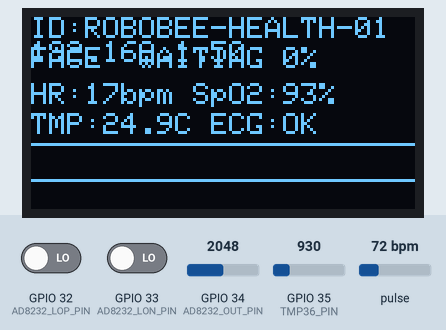
Recording of a sketch running on a simulated ESP32. Shown: 128×64 one-colour display. The test bench sets the inputs (shaded band); at power-on: GPIO 32 (AD8232_LOP_PIN) LOW, pulse 72 bpm, GPIO 35 (TMP36_PIN) = 930, GPIO 33 (AD8232_LON_PIN) LOW, GPIO 34 (AD8232_OUT_PIN) = 2048 (analog values on the 0–4095 scale). WiFi joins after 1.5 s; servers stay silent unless stated; what the sketch prints to the serial monitor is not drawn.

Above: at 4.3 s.
4.4 s: GPIO 32 (AD8232_LOP_PIN) driven HIGH
At 5.6 s:
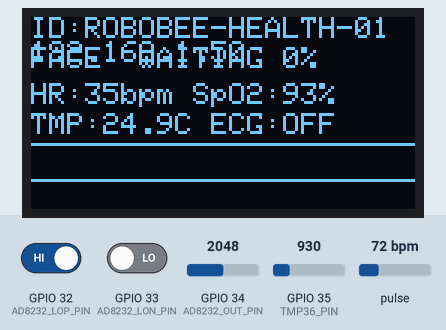
7.4 s: pulse set to 100 bpm
At 8.6 s:
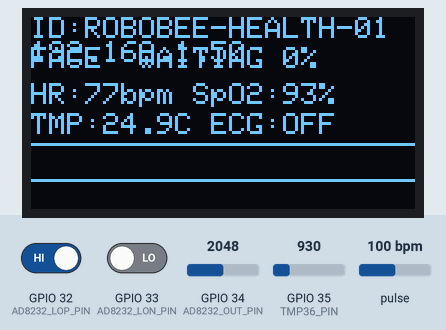
10.2 s: GPIO 35 (TMP36_PIN) set to 1004
At 11.5 s:
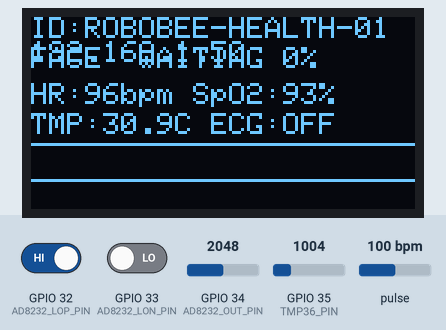
11.8 s: pulse set to 70 bpm
At 13.0 s:
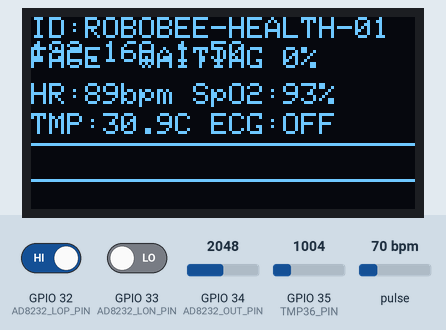
14.8 s: pulse set to 151 bpm
At 18.3 s:
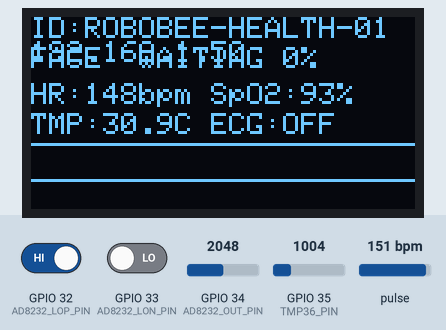
Timing chart, 0 to 19.8 s (numbered marks = the images above; inputs shaded):
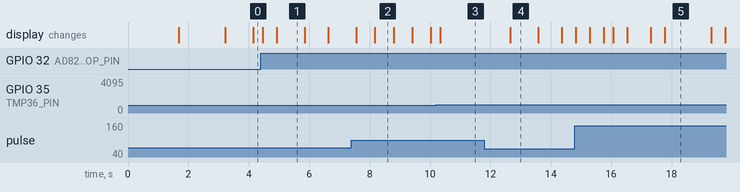

The sketch:

esp32_wireless_firmware.ino
```cpp
/*
 * BioSense AI — ESP32 Wireless Wi-Fi & WebSocket Firmware (Station Mode)
 *
 * Connected Hardware:
 * 1. Mini OLED Display (SSD1306 128x64 I2C) -> SDA: GPIO 21, SCL: GPIO 22 (0x3C)
 * 2. MAX30102 Pulse Oximeter & Heart Rate   -> SDA: GPIO 21, SCL: GPIO 22 (0x57)
 * 3. AD8232 Single-Lead ECG Sensor          -> OUTPUT: GPIO 34, LO+: GPIO 32, LO-: GPIO 33
 * 4. TMP36 Analog Temperature Sensor        -> VOUT: GPIO 35
 *
 * Required Libraries (Install via Arduino Library Manager):
 * - WebSockets by Markus Sattler (WebSocketsServer.h)
 * - Adafruit SSD1306 & Adafruit GFX Library
 * - SparkFun MAX3010x Pulse and Proximity Sensor Library (MAX30105.h)
 */

#include <WiFi.h>
#include <WebSocketsServer.h>
#include <Wire.h>
#include <Adafruit_GFX.h>
#include <Adafruit_SSD1306.h>
#include "MAX30105.h"
#include "heartRate.h"

// ---------------- USER CONFIGURATION ----------------
const char* ssid        = "YOUR_WIFI_SSID";
const char* password    = "YOUR_WIFI_PASSWORD";
const char* DEVICE_ID   = "ROBOBEE-HEALTH-01"; // Unique Station ID

// WebSocket Server on Port 81
WebSocketsServer webSocket = WebSocketsServer(81);

// ---------------- PIN DEFINITIONS ----------------
#define I2C_SDA         21
#define I2C_SCL         22
#define AD8232_OUT_PIN  34
#define AD8232_LOP_PIN  32
#define AD8232_LON_PIN  33
#define TMP36_PIN       35

#define SCREEN_WIDTH    128
#define SCREEN_HEIGHT   64
#define OLED_RESET      -1
#define OLED_ADDR       0x3C

Adafruit_SSD1306 display(SCREEN_WIDTH, SCREEN_HEIGHT, &Wire, OLED_RESET);
MAX30105 particleSensor;

bool max30102Ready = false;
bool oledReady = false;

// Sensor states
const byte RATE_SIZE = 4;
byte rates[RATE_SIZE];
byte rateSpot = 0;
long lastBeat = 0;
float beatsPerMinute = 0;
int beatAvg = 75;
int spo2Value = 98;
float temperatureC = 36.6;
int ecgRaw = 2048;
bool ecgLeadsOff = false;

// Facial AI data received from Website
String aiMood = "WAITING";
String aiCondition = "SCANNING";
int aiMoodPct = 0;
int aiVitality = 100;

unsigned long lastTelemetryMs = 0;
unsigned long lastOledUpdateMs = 0;
uint8_t oledEcgBuffer[128];
uint8_t oledEcgIdx = 0;

float readTmp36Celsius() {
  long sum = 0;
  for (int i = 0; i < 8; i++) sum += analogRead(TMP36_PIN);
  float voltage = ((sum / 8.0) / 4095.0) * 3.3;
  return (voltage - 0.5) * 100.0;
}

// WebSocket Event Handler (Receives face detection thresholds wirelessly from website)
void webSocketEvent(uint8_t num, WStype_t type, uint8_t * payload, size_t length) {
  switch (type) {
    case WStype_DISCONNECTED:
      Serial.printf("[%u] Website Disconnected!\n", num);
      break;
    case WStype_CONNECTED:
      {
        IPAddress ip = webSocket.remoteIP(num);
        Serial.printf("[%u] Website Client Connected from %d.%d.%d.%d\n", num, ip[0], ip[1], ip[2], ip[3]);
      }
      break;
    case WStype_TEXT:
      {
        String line = String((char*)payload);
        line.trim();
        int c1 = line.indexOf(',');
        int c2 = line.indexOf(',', c1 + 1);
        int c3 = line.indexOf(',', c2 + 1);
        if (c1 > 0 && c2 > c1 && c3 > c2) {
          aiMood = line.substring(0, c1);
          aiMoodPct = line.substring(c1 + 1, c2).toInt();
          aiCondition = line.substring(c2 + 1, c3);
          aiVitality = line.substring(c3 + 1).toInt();
        }
      }
      break;
    default:
      break;
  }
}

void updateMiniOled() {
  if (!oledReady) return;
  display.clearDisplay();
  display.setTextSize(1);
  display.setTextColor(SSD1306_WHITE);

  // Row 1: Wi-Fi IP & Station ID
  display.setCursor(0, 0);
  display.print(F("ID:"));
  display.print(DEVICE_ID);
  display.print(F(" "));
  display.print(WiFi.localIP());

  // Row 2: AI Face Mood & Percentage from Website Camera
  display.setCursor(0, 10);
  display.print(F("FACE: "));
  display.print(aiMood);
  display.print(F(" "));
  display.print(aiMoodPct);
  display.print(F("%"));

  // Row 3: MAX30102 Heart Rate & SpO2
  display.setCursor(0, 22);
  display.print(F("HR:"));
  display.print(beatAvg);
  display.print(F("bpm SpO2:"));
  display.print(spo2Value);
  display.print(F("%"));

  // Row 4: TMP36 Temp & ECG Status
  display.setCursor(0, 32);
  display.print(F("TMP:"));
  display.print(temperatureC, 1);
  display.print(F("C ECG:"));
  display.print(ecgLeadsOff ? F("OFF") : F("OK"));

  // Bottom Region: AD8232 ECG Waveform
  display.drawLine(0, 42, 127, 42, SSD1306_WHITE);
  for (int x = 0; x < 127; x++) {
    display.drawLine(x, oledEcgBuffer[(oledEcgIdx + x) % 128], x + 1, oledEcgBuffer[(oledEcgIdx + x + 1) % 128], SSD1306_WHITE);
  }
  display.display();
}

void setup() {
  Serial.begin(115200);
  analogReadResolution(12);
  pinMode(AD8232_OUT_PIN, INPUT);
  pinMode(AD8232_LOP_PIN, INPUT);
  pinMode(AD8232_LON_PIN, INPUT);
  pinMode(TMP36_PIN, INPUT);

  for (int i = 0; i < 128; i++) oledEcgBuffer[i] = 54;
  Wire.begin(I2C_SDA, I2C_SCL);

  // Initialize OLED
  if (display.begin(SSD1306_SWITCHCAPVCC, OLED_ADDR)) {
    oledReady = true;
    display.clearDisplay();
    display.setTextSize(1);
    display.setTextColor(SSD1306_WHITE);
    display.setCursor(0, 0);
    display.println(F("Connecting Wi-Fi..."));
    display.display();
  }

  // Connect to Wi-Fi
  WiFi.mode(WIFI_STA);
  WiFi.begin(ssid, password);
  Serial.print("Connecting to Wi-Fi");
  while (WiFi.status() != WL_CONNECTED) {
    delay(400);
    Serial.print(".");
  }
  Serial.println("\nWi-Fi Connected!");
  Serial.print("ESP32 IP Address: ");
  Serial.println(WiFi.localIP());

  if (oledReady) {
    display.clearDisplay();
    display.setCursor(0, 0);
    display.println(F("Wi-Fi Connected!"));
    display.print(F("IP: "));
    display.println(WiFi.localIP());
    display.display();
    delay(1500);
  }

  // Start WebSocket Server on port 81
  webSocket.begin();
  webSocket.onEvent(webSocketEvent);

  // Initialize MAX30102
  if (particleSensor.begin(Wire, I2C_SPEED_FAST)) {
    particleSensor.setup();
    particleSensor.setPulseAmplitudeRed(0x1F);
    particleSensor.setPulseAmplitudeGreen(0);
    max30102Ready = true;
  }
}

void loop() {
  webSocket.loop();

  // MAX30102 processing
  if (max30102Ready) {
    long irValue = particleSensor.getIR();
    long redValue = particleSensor.getRed();
    if (irValue > 50000) {
      if (checkForBeat(irValue)) {
        long delta = millis() - lastBeat;
        lastBeat = millis();
        beatsPerMinute = 60 / (delta / 1000.0);
        if (beatsPerMinute < 220 && beatsPerMinute > 40) {
          rates[rateSpot++] = (byte)beatsPerMinute;
          rateSpot %= RATE_SIZE;
          beatAvg = 0;
          for (byte x = 0; x < RATE_SIZE; x++) beatAvg += rates[x];
          beatAvg /= RATE_SIZE;
        }
      }
      spo2Value = constrain((int)(110.0 - 18.0 * ((float)redValue / (float)irValue)), 85, 100);
    }
  }

  // AD8232 & TMP36 Telemetry streaming over Wi-Fi WebSocket (25 Hz)
  unsigned long now = millis();
  if (now - lastTelemetryMs >= 40) {
    lastTelemetryMs = now;
    ecgLeadsOff = (digitalRead(AD8232_LOP_PIN) == 1) || (digitalRead(AD8232_LON_PIN) == 1);
    ecgRaw = ecgLeadsOff ? 2048 : analogRead(AD8232_OUT_PIN);
    oledEcgBuffer[oledEcgIdx] = map(constrain(ecgRaw, 800, 3300), 800, 3300, 62, 44);
    oledEcgIdx = (oledEcgIdx + 1) % 128;
    temperatureC = readTmp36Celsius();

    // Broadcast JSON telemetry wirelessly to all connected web clients with deviceId
    String json = "{\"deviceId\":\"" + String(DEVICE_ID) +
                  "\",\"hr\":" + String(beatAvg) +
                  ",\"spo2\":" + String(spo2Value) +
                  ",\"temp\":" + String(temperatureC, 1) +
                  ",\"ecg\":" + String(ecgRaw) +
                  ",\"leadsOff\":" + (ecgLeadsOff ? "true" : "false") + "}";
    webSocket.broadcastTXT(json);
  }

  if (now - lastOledUpdateMs >= 150) {
    lastOledUpdateMs = now;
    updateMiniOled();
  }
}
```

Measured:
- after the input at 4.4 s, the display: first changes after 0.06 s (image 1 shows a later state)
- after the input at 7.4 s, the display: first differs from a run without the input after 0.78 s (image 2)
- after the input at 10.2 s, the display: changes after 0.14 s (image 3)
- after the input at 11.8 s, the display: changes after 0.86 s (image 4)
- what the display in image 1 shows lasts 1.0 s, from 4.9 s to 5.9 s
- what the display in image 2 shows lasts 0.6 s, from 8.2 s to 8.8 s
